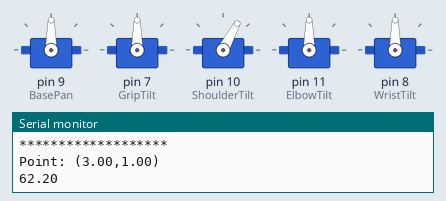
Recording of a sketch running on a simulated Arduino Uno, built with avr-gcc and run on an emulated ATmega328P. On the bench: 5 × servo, the last lines printed to the serial monitor.

Above: at 3.1 s.
At 10.6 s:
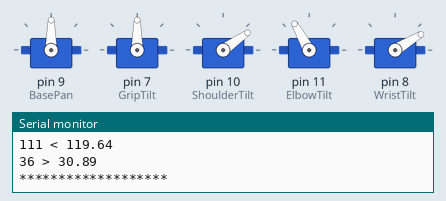
At 19.0 s:
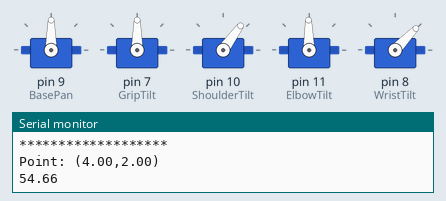
At 28.9 s:
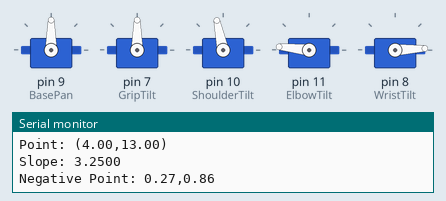
At 32.2 s:
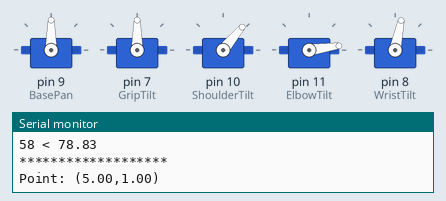
At 35.9 s:
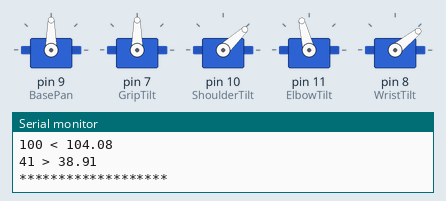
Timing chart, 0 to 40.0 s (numbered marks = the images above):
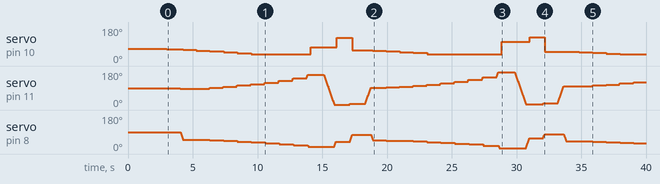

The sketch:

kiam_code.ino
```cpp
#include <Servo.h>


Servo BasePan, GripTilt, ShoulderTilt, ElbowTilt, WristTilt; // create servo object to control a servo

int pos, CurrentAngle;
int i;


//****** Setup IK variables ******

float ShoulderLength = 12;
float ElbowLength = 11.5;
float WristLength = 12.7;
float Hypot, Slope, CirclePointX, CirclePointY;
float x1 = 10.0;//Target end point.10.6
float y1 = 7.0;//Target end point.7.5
float x2 = 0.0;//origin start point.
float y2 = 0.0;//origin start point.
float A, B, C,
      PosXAnswer,   //positive X portion of Quadratic Equation.
      PosYAnswer,   //positive Y portion of Qudratic Equation.
      NegXAnswer,   //negative X portion of Quadratic Equation.
      NegYAnswer,   //negative Y portion of Quadratic Equation.
      Angle_A,      //Angle located at origin (0,0).
      Angle_A_Temp, //Second 1/2 of Angle located at origin (0,0).Shoulder servo setting.
      Angle_B,      //Elbow servo setting.
      Angle_C;      //Wrist servo setting subtracted from 180.

//********************************

void Special_Calc_Point() {
  //******************************************************************
  //*********** Starting Special Circle Calcs ********************************
  //******************************************************************

  Hypot = sqrt(sq(x1) + sq(y1)) + WristLength;
  A = ElbowLength;//4;
  B = Hypot;//B_Value;//6.7; //check here for nan.
  C = ShoulderLength;//6;


  //*** Calculate angle A ***//
  Angle_A = acos((sq(B) + sq(C) - sq(A)) / (2 * B * C)) * (180 / PI);
  //    Angle_A_Temp = acos((sq(x1) + sq(Hypot) - sq(y1)) / (2 * x1 * Hypot))*(180 / PI); //Second 1/2 of Angle A from X axis upto Shoulder arm.
  //    Angle_A = Angle_A + Angle_A_Temp; //Second 1/2 of Angle A from X axis plus Shoulder arm angle.


  //*** Calculate angle B ***//
  Angle_B =  acos((sq(C) + sq(A) - sq(B)) / (2 * A * C)) * (180 / PI);

  //*** Calculate angle C ***//
  Angle_C = acos((sq(A) + sq(B) - sq(C)) / (2 * A * B)) * (180 / PI);
  //  Angle_C = 180 - Angle_C; //must calc larger opposite side angle.

  Angle_A = Angle_A * (1 + (Angle_A / (Angle_B + Angle_C))); // Angle A is recalculated due to the servo gearbox used.

  if (Angle_A < 35) {// Angle A is recalculated due to the servo gearbox used.
    Angle_A = 35;
  }//End if <35.


  if (!isnan(Angle_A)) {      //If Angle is a valid number.
    Serial.println(Angle_A);
    ShoulderTilt.write(Angle_A);
    delay(1000);
  }


  if (!isnan(Angle_B)) { //If Angle is a valid number.

    CurrentAngle = ElbowTilt.read();

    if (Angle_B > CurrentAngle) {
      Serial.print(CurrentAngle);
      Serial.print(" < ");
      Serial.println(Angle_B);
      for (i = CurrentAngle; i < Angle_B; i = i + 1) //if Angle_B > CurrentAngle.
      {

        ElbowTilt.write(i);
        delay(5);
      }//end for CurrentAngle.

    }//end if Angle_B > CurrentAngle.

    else
    {
      Serial.print(CurrentAngle);
      Serial.print(" > ");
      Serial.println(Angle_B);
      for (i = CurrentAngle; i > Angle_B; i = i - 1) //if Angle_B < CurrentAngle.
      {

        ElbowTilt.write(i);
        delay(5);
      }//end for CurrentAngle.
    }//end else.

  } //end if !isnan.


  if (!isnan(Angle_C)) { //If Angle is a valid number.

    CurrentAngle = WristTilt.read();

    if (Angle_C > CurrentAngle) {
      Serial.print(CurrentAngle);
      Serial.print(" < ");
      Serial.println(Angle_C);
      for (i = CurrentAngle; i < Angle_C; i = i + 1) //if Angle_C > CurrentAngle.
      {

        WristTilt.write(i);
        delay(5);
      }//end for CurrentAngle.

    }//end if Angle_C > CurrentAngle.

    else
    {
      Serial.print(CurrentAngle);
      Serial.print(" > ");
      Serial.println(Angle_C);
      for (i = CurrentAngle; i > Angle_C; i = i - 1) //if Angle_C < CurrentAngle.
      {

        WristTilt.write(i);
        delay(5);
      }//end for CurrentAngle.
    }//end else.

  } //end if isnan.


}//end Special_Calc_Circle.

void Calc_Circle(float BXValue, float BYValue) {
  //******************************************************************
  //*********** Starting Circle Calcs ********************************
  //******************************************************************

  Hypot = sqrt(sq(BXValue) + sq(BYValue));
  A = ElbowLength;//4;
  B = Hypot;//B_Value;//6.7; //check here for nan.
  C = ShoulderLength;//6;


  // Angle_A_Temp = acos((sq(x1) + sq(Hypot) - sq(y1)) / (2 * x1 * Hypot)) * (180 / PI); //Second 1/2 of Angle A from X axis upto Shoulder arm.
  //  Angle_A = Angle_A + Angle_A_Temp; //Second 1/2 of Angle A from X axis plus Shoulder arm angle.

  //*** Calculate angle B ***//
  Angle_B =  acos((sq(C) + sq(A) - sq(B)) / (2 * A * C)) * (180 / PI);


  //*** Calculate angle C ***//
  Angle_C = acos((sq(A) + sq(B) - sq(C)) / (2 * A * B)) * (180 / PI);
  Angle_C = 180 - Angle_C; //must calc larger opposite side angle.


  //*** Calculate angle A ***//
  Angle_A = acos((sq(B) + sq(C) - sq(A)) / (2 * B * C)) * (180 / PI);

  Angle_A = Angle_A * (1 + (Angle_A / (Angle_B + Angle_C))); // Angle A is recalculated due to the servo gearbox used.

  if (Angle_A < 35) {
    Angle_A = 35;
  }//End if <35.


  if (!isnan(Angle_A)) { //If Angle is a valid number.
    Serial.println(Angle_A);
    ShoulderTilt.write(Angle_A);
    delay(1000);
  }

  if (!isnan(Angle_B)) { //If Angle is a valid number.

    CurrentAngle = ElbowTilt.read();

    if (Angle_B > CurrentAngle) {
      Serial.print(CurrentAngle);
      Serial.print(" < ");
      Serial.println(Angle_B);
      for (i = CurrentAngle; i < Angle_B; i = i + 1) //if Angle_B > CurrentAngle.
      {

        ElbowTilt.write(i);
        delay(5);
      }//end for CurrentAngle.

    }//end if Angle_B > CurrentAngle.

    else
    {
      Serial.print(CurrentAngle);
      Serial.print(" > ");
      Serial.println(Angle_B);
      for (i = CurrentAngle; i > Angle_B; i = i - 1) //if Angle_B < CurrentAngle.
      {

        ElbowTilt.write(i);
        delay(5);
      }//end for CurrentAngle.
    }//end else.

  } //end if !isnan.


  if (!isnan(Angle_C)) { //If Angle is a valid number.

    CurrentAngle = WristTilt.read();

    if (Angle_C > CurrentAngle) {
      Serial.print(CurrentAngle);
      Serial.print(" < ");
      Serial.println(Angle_C);
      for (i = CurrentAngle; i < Angle_C; i = i + 1) //if Angle_C > CurrentAngle.
      {

        WristTilt.write(i);
        delay(5);
      }//end for CurrentAngle.

    }//end if Angle_C > CurrentAngle.

    else
    {
      Serial.print(CurrentAngle);
      Serial.print(" > ");
      Serial.println(Angle_C);
      for (i = CurrentAngle; i > Angle_C; i = i - 1) //if Angle_C < CurrentAngle.
      {

        WristTilt.write(i);
        delay(5);
      }//end for CurrentAngle.
    }//end else.

  } //end if !isnan.


}//end Calc_Circle.

void Calc_Point() {
  //*********** Line Calcs *********************************
  Slope = (y2 - y1) / (x2 - x1);
  Serial.print("Slope: ");
  Serial.println(Slope, 4);


  //*********** Target Circle Calcs *********************************
  A = 1 + sq(y1 / x1);
  B = (-2 * x1) + (-2 * y1 * Slope);
  C = sq(y1) + sq(x1) - sq(WristLength);


  //***************************************************************
  //************ Quadratic Equation *******************************
  //***************************************************************

  /*
    Use: sqrt (-1);  // Set to not a number...nan.
  */

  Serial.println();

  //************************//
  //*** Negative Portion ***//
  //************************//

  NegXAnswer = ((-1 * B) - (sqrt(sq(B) - (4 * A * C)))) / (2 * A); //Minus portion of Quadratic Equation.
  NegYAnswer = Slope * NegXAnswer;

  if (!isnan(NegXAnswer)) {

    Serial.print("Negative Point: ");
    Serial.print(NegXAnswer);
    Serial.print(",");
    Serial.println(NegYAnswer);
    Serial.println();

    Calc_Circle(NegXAnswer, NegYAnswer);
  }//end if Negative !isnan.

  else
  {


    //************************
    //*** Positive Portion ***
    //************************

    PosXAnswer = ((-1 * B) + (sqrt(sq(B) - (4 * A * C)))) / (2 * A); //Plus portion of Quadratic Equation.
    PosYAnswer = Slope * PosXAnswer;

    if (!isnan(PosXAnswer)) {
      Serial.print("**** Positive Point: ");
      Serial.print(PosXAnswer);
      Serial.print(",");
      Serial.println(PosYAnswer);
      Serial.println();

      Calc_Circle(PosXAnswer, PosYAnswer);

    }//end if Positive !isnan.

  }//end else.

}//end Calc_Point.

//*************************************************************
//                  ResetServos
//*************************************************************
void ResetServos()
{

  ShoulderTilt.write(65);//was 50.60.35.55
  delay(2000);


  ElbowTilt.write(90 );//was 60.70.50.90.40.90
  delay(500);


  WristTilt.write(90);//was 60.50.40
  delay(500);

}

void setup()
{

  Serial.begin(9600);


  pinMode( 9, OUTPUT); //Base pin.
  pinMode( 10, OUTPUT); //Shoulder pin.
  pinMode( 11, OUTPUT); //Elbow pin.
  pinMode( 8, OUTPUT); //Wrist pin.
  pinMode( 7, OUTPUT); //Grip


  BasePan.attach(9);  // attaches the servo on pin 9 to the servo object
  GripTilt.attach(7);  // attaches the servo on pin 7 to the servo object
  ShoulderTilt.attach(10);  // attaches the servo on pin 10 to the servo object
  ElbowTilt.attach(11);  // attaches the servo on pin 11 to the servo object. Can not use Pin 11.
  WristTilt.attach(8);// attaches the servo on pin 8 to the servo object


  // Initialize servos...
  Serial.println("Initializing Servos...");
  ResetServos();

}//end setup.


void loop()
{


  for ( x1 = 3; x1 < 14; x1 = x1 + 1) {

    for (y1 = 1; y1 < 15; y1 = y1 + 1) {


      Serial.println("*******************");
      Serial.println();
      Serial.print("Point: (");
      Serial.print(x1);
      Serial.print(",");
      Serial.print(y1);
      Serial.println(")");
      if ((x1 < ShoulderLength) && (y1 < ShoulderLength)) {
        Special_Calc_Point();

      }//end if x1 & y1 < ShoulderLength.
      else {

        Calc_Point();

      }//end else.
    }//end y1 for.
  }//end x1 for.


}
```
